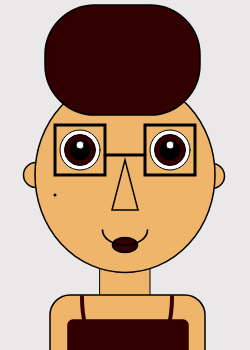
Frame 1 (no input)
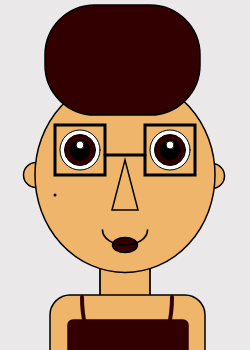
Frame 60 (no input)
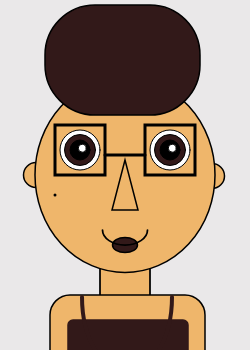
Frame 120 (the mouse pressed at the canvas centre since frame 60)

The p5.js sketch that drew these frames (run headless with seeded random() and noise() and a simulated clock; from frame 60 on, the mouse is pressed at the canvas centre):

// p5.js sketch
// ── sketch.js
/*
    Self Portrait
    by Erin Brady
    version 3
    Sep 25 2018
    Interactivity
*/



function setup() {
	createCanvas(250, 350);
}


    //variables:
    
    
    //colors
        var skin = '#efb66b';
        var brown = '#3d2e14';
        var lips = '#e59982';
    
    //head
        var headX = 125;
        var headY = 175;
        var headWidth = 180;
        var headHeight = 195;
    
   //neck
        var neckX = 100;
        var neckY = 250;
        var neckWidth = 50;
        var neckHeight = 100;
    
    //body
        var bodyX = 50;
        var bodyY = 295;
        var bodyWidth = 155;
        var bodyHeight = 80;
    
    //clothes
        var clothesX = 68;
        var clothesY = 320;
        var clothesWidth = 120;
        var clothesHeight = 60;
    
    //neckline
        var necklineX = 127;
        var necklineY = 297;
        var necklineRadius = 90;
        var necklineSAngle = 150;
        var necklineEAngle = 0;
    
    //ears
        var LearX = 36;
        var RearX = 212;
        var earsY = 175;
    
    //hair
        var hairX = 45;
        var hairY = 5;
        var hairWidth = 155;
        var hairHeight = 110;
    
    //freckle
        var freckleX = 55;
        var freckleY = 195;
    
    //eyes
        var LeyeX = 80;
        var ReyeX = 170;
        var eyesY = 150;
        var eyeSize = 40;
    
    //glasses
        var glassX = 145;
        var glassY = 125;
        var glassWidth = 50;
        var glassHeight = 50;
    
     //nose
        var noseX = 125;
        var noseY = 210;
    
     //mouth
        var mouthX = 125;
        var mouthY = 230;
        var mouthWidth = 45;
        var mouthHeight = 30;

function draw() {
	background("#eae8e9");	

    //neck
    fill(skin);
    rect(neckX, neckY, neckWidth, neckHeight);
    
    //body
    strokeWeight(1.5);
    rect(bodyX, bodyY, bodyWidth, bodyHeight, 20);
    
    //clothes
    var r = 50; //red
    var g = map(mouseX, 0, width, 0, 50); //green
    var b = map(mouseY, 0, height, 0, 50); //blue
    fill(r, g, b);
    stroke(r, g, b);
    rect(clothesX, clothesY, clothesWidth, clothesHeight, 5);
    
    //neckline
    noFill();
    stroke(r, g, b);
    strokeWeight(4);
    arc(necklineX, necklineY, necklineRadius, necklineSAngle, necklineEAngle, PI);
    
    //ears
    fill(skin);
    stroke('black');
    strokeWeight(1.5);
    ellipse(LearX, earsY, 25); //left ear
    ellipse(RearX, earsY + 1, 25); //right ear
    
    //head
        ellipse(headX,headY, headWidth,headHeight);
    
    //hair
        fill(r, g, b);
        strokeWeight(1.5);
        rect(hairX, hairY, hairWidth, hairHeight, 50);
    
    //freckle   
        strokeWeight(3);   
        point(freckleX, freckleY);
        
    //eyes
        fill('white');
        strokeWeight(1);
        ellipse(LeyeX,eyesY, eyeSize); //left eye white
        ellipse(ReyeX,eyesY, eyeSize); //right eye white
    
        fill(r, g, b);
        ellipse(LeyeX, eyesY, eyeSize - 9); //left eye iris
        ellipse(ReyeX, eyesY, eyeSize - 9); //right eye iris
    
        fill('black');
        ellipse(LeyeX, eyesY, eyeSize / 2); //left pupil
        ellipse(ReyeX, eyesY, eyeSize / 2); //right pupil
    
        fill('white');
        ellipse(LeyeX + mouseX/55, eyesY - 5 + mouseY/55, eyeSize / 5); //left shine
        ellipse(ReyeX + mouseX/55, eyesY - 5 + mouseY/55, eyeSize / 5); //right shine
        
    
    //glasses
        noFill();
        strokeWeight(3);
        rect(glassX - 90, glassY, glassWidth, glassHeight); //left glass
        rect(glassX, glassY, glassWidth, glassHeight); //right glass
        line(glassX - 40, glassY + 30, glassX, glassY + 30); //nose bridge
    
    //nose
        strokeWeight(1.5);
        triangle(noseX,noseY - 50, noseX - 13, noseY, noseX + 13, noseY); //top, left, right

    //lips
        fill(r, g, b);
        ellipse(mouthX, mouthY + 15, mouthWidth - 20, mouthHeight / 2);
    
    //mouth
        noFill();
        strokeWeight(1.75);
        arc(mouthX, mouthY, 45, 30, 0, PI);}
        


// (x, y, width, height)

// ── style.css
body{ 
	background: url(../images/home-background.jpeg) no-repeat center fixed;
	background-size: cover;}

h1 {
	text-align: center;
	font-family: 'Anonymous Pro', monospace;}

ul {
    list-style-type: none;
    margin: 0;
    padding: 0;
    overflow: hidden;
    background-color: #070707;
    text-align: center;}

li {
    display: inline-block;
    border-left: 1px solid white ;}

li a, .dropbtn {
    display: inline-block;
    color: white;
    text-align: center;
    padding: 14px 16px;
    text-decoration: none;}

li a:hover, .dropdown:hover .dropbtn {
    background-color: #7a7a7a;}

li.dropdown {
    display: inline-block;}

li:last-child {
	border-right: 1px solid white;}

.dropdown-content {
    display: none;
    position: absolute;
    background-color: #f9f9f9;
    min-width: 160px;
    box-shadow: 0px 8px 16px 0px rgba(0,0,0,0.2);
    z-index: 1;}

.dropdown-content a {
    color: white;
    padding: 12px 16px;
    text-decoration: none;
    display: block;
    text-align: center;}

.dropdown-content a:hover {background-color: #7a7a7a}

.dropdown:hover .dropdown-content {
    display: block;}

div.transbox {
    margin: 0 auto;
    background-color: rgba(255, 255, 255, 0.5);
    border: 2px solid black;
	width: 47%;
	max-width: 575px;
    min-width: 450px;
	min-height: 230px; }

div.transbox p {
	width: 70%;
	padding: 10px;
	margin-left: 23%;
	font-family: 'Anonymous Pro', monospace;
    font-weight: 600;
    text-align: center;}

canvas {
    display: block;
    margin-top: 6%;
    margin-left: auto;
    margin-right: auto;
    width: 50%;
    padding-top: 5%;
    box-shadow: 10px 10px 5px grey;
}
	
img.align-left {
float: left;
margin-right: 10px;
padding: 15px;}
